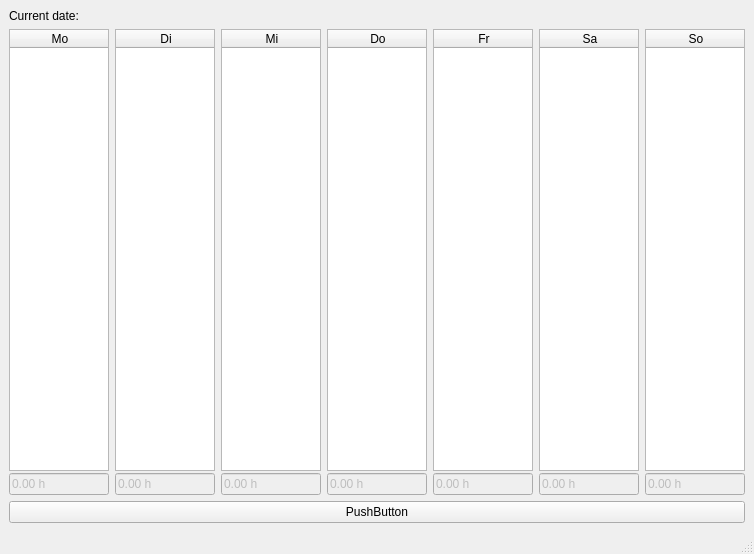
<?xml version="1.0" encoding="UTF-8"?>
<ui version="4.0">
 <class>MainWindow</class>
 <widget class="QMainWindow" name="MainWindow">
  <property name="geometry">
   <rect>
    <x>0</x>
    <y>0</y>
    <width>754</width>
    <height>554</height>
   </rect>
  </property>
  <property name="sizePolicy">
   <sizepolicy hsizetype="Fixed" vsizetype="Fixed">
    <horstretch>0</horstretch>
    <verstretch>0</verstretch>
   </sizepolicy>
  </property>
  <property name="windowTitle">
   <string>TimeStamp</string>
  </property>
  <widget class="QWidget" name="centralwidget">
   <layout class="QVBoxLayout" name="verticalLayout">
    <item>
     <widget class="QLabel" name="label">
      <property name="text">
       <string>Current date:</string>
      </property>
     </widget>
    </item>
    <item>
     <layout class="QGridLayout" name="gridLayout_2">
      <property name="verticalSpacing">
       <number>2</number>
      </property>
      <item row="1" column="3">
       <widget class="QLineEdit" name="lineEdit_Do">
        <property name="enabled">
         <bool>false</bool>
        </property>
        <property name="text">
         <string>0.00 h</string>
        </property>
        <property name="readOnly">
         <bool>true</bool>
        </property>
       </widget>
      </item>
      <item row="1" column="4">
       <widget class="QLineEdit" name="lineEdit_Fr">
        <property name="enabled">
         <bool>false</bool>
        </property>
        <property name="text">
         <string>0.00 h</string>
        </property>
        <property name="readOnly">
         <bool>true</bool>
        </property>
       </widget>
      </item>
      <item row="0" column="1">
       <widget class="QTableWidget" name="tableWidget_Di">
        <property name="enabled">
         <bool>true</bool>
        </property>
        <property name="editTriggers">
         <set>QAbstractItemView::NoEditTriggers</set>
        </property>
        <property name="selectionMode">
         <enum>QAbstractItemView::NoSelection</enum>
        </property>
        <property name="rowCount">
         <number>0</number>
        </property>
        <attribute name="verticalHeaderVisible">
         <bool>false</bool>
        </attribute>
        <column>
         <property name="text">
          <string>Di</string>
         </property>
        </column>
       </widget>
      </item>
      <item row="0" column="6">
       <widget class="QTableWidget" name="tableWidget_So">
        <property name="enabled">
         <bool>true</bool>
        </property>
        <property name="focusPolicy">
         <enum>Qt::StrongFocus</enum>
        </property>
        <property name="autoFillBackground">
         <bool>false</bool>
        </property>
        <property name="editTriggers">
         <set>QAbstractItemView::NoEditTriggers</set>
        </property>
        <property name="tabKeyNavigation">
         <bool>true</bool>
        </property>
        <property name="showDropIndicator" stdset="0">
         <bool>true</bool>
        </property>
        <property name="selectionMode">
         <enum>QAbstractItemView::NoSelection</enum>
        </property>
        <property name="rowCount">
         <number>0</number>
        </property>
        <attribute name="horizontalHeaderCascadingSectionResizes">
         <bool>false</bool>
        </attribute>
        <attribute name="horizontalHeaderShowSortIndicator" stdset="0">
         <bool>false</bool>
        </attribute>
        <attribute name="horizontalHeaderStretchLastSection">
         <bool>false</bool>
        </attribute>
        <attribute name="verticalHeaderVisible">
         <bool>false</bool>
        </attribute>
        <attribute name="verticalHeaderCascadingSectionResizes">
         <bool>false</bool>
        </attribute>
        <attribute name="verticalHeaderShowSortIndicator" stdset="0">
         <bool>false</bool>
        </attribute>
        <attribute name="verticalHeaderStretchLastSection">
         <bool>false</bool>
        </attribute>
        <column>
         <property name="text">
          <string>So</string>
         </property>
        </column>
       </widget>
      </item>
      <item row="1" column="0">
       <widget class="QLineEdit" name="lineEdit_Mo">
        <property name="enabled">
         <bool>false</bool>
        </property>
        <property name="text">
         <string>0.00 h</string>
        </property>
        <property name="readOnly">
         <bool>true</bool>
        </property>
       </widget>
      </item>
      <item row="1" column="2">
       <widget class="QLineEdit" name="lineEdit_Mi">
        <property name="enabled">
         <bool>false</bool>
        </property>
        <property name="text">
         <string>0.00 h</string>
        </property>
        <property name="readOnly">
         <bool>true</bool>
        </property>
       </widget>
      </item>
      <item row="0" column="5">
       <widget class="QTableWidget" name="tableWidget_Sa">
        <property name="enabled">
         <bool>true</bool>
        </property>
        <property name="editTriggers">
         <set>QAbstractItemView::NoEditTriggers</set>
        </property>
        <property name="selectionMode">
         <enum>QAbstractItemView::NoSelection</enum>
        </property>
        <property name="rowCount">
         <number>0</number>
        </property>
        <attribute name="verticalHeaderVisible">
         <bool>false</bool>
        </attribute>
        <column>
         <property name="text">
          <string>Sa</string>
         </property>
        </column>
       </widget>
      </item>
      <item row="1" column="1">
       <widget class="QLineEdit" name="lineEdit_Di">
        <property name="enabled">
         <bool>false</bool>
        </property>
        <property name="text">
         <string>0.00 h</string>
        </property>
        <property name="readOnly">
         <bool>true</bool>
        </property>
       </widget>
      </item>
      <item row="1" column="5">
       <widget class="QLineEdit" name="lineEdit_Sa">
        <property name="enabled">
         <bool>false</bool>
        </property>
        <property name="text">
         <string>0.00 h</string>
        </property>
        <property name="readOnly">
         <bool>true</bool>
        </property>
       </widget>
      </item>
      <item row="0" column="2">
       <widget class="QTableWidget" name="tableWidget_Mi">
        <property name="enabled">
         <bool>true</bool>
        </property>
        <property name="editTriggers">
         <set>QAbstractItemView::NoEditTriggers</set>
        </property>
        <property name="selectionMode">
         <enum>QAbstractItemView::NoSelection</enum>
        </property>
        <property name="rowCount">
         <number>0</number>
        </property>
        <attribute name="verticalHeaderVisible">
         <bool>false</bool>
        </attribute>
        <column>
         <property name="text">
          <string>Mi</string>
         </property>
        </column>
       </widget>
      </item>
      <item row="0" column="4">
       <widget class="QTableWidget" name="tableWidget_Fr">
        <property name="enabled">
         <bool>true</bool>
        </property>
        <property name="editTriggers">
         <set>QAbstractItemView::NoEditTriggers</set>
        </property>
        <property name="selectionMode">
         <enum>QAbstractItemView::NoSelection</enum>
        </property>
        <property name="rowCount">
         <number>0</number>
        </property>
        <attribute name="verticalHeaderVisible">
         <bool>false</bool>
        </attribute>
        <column>
         <property name="text">
          <string>Fr</string>
         </property>
        </column>
       </widget>
      </item>
      <item row="0" column="3">
       <widget class="QTableWidget" name="tableWidget_Do">
        <property name="enabled">
         <bool>true</bool>
        </property>
        <property name="editTriggers">
         <set>QAbstractItemView::NoEditTriggers</set>
        </property>
        <property name="selectionMode">
         <enum>QAbstractItemView::NoSelection</enum>
        </property>
        <property name="rowCount">
         <number>0</number>
        </property>
        <attribute name="verticalHeaderVisible">
         <bool>false</bool>
        </attribute>
        <column>
         <property name="text">
          <string>Do</string>
         </property>
        </column>
       </widget>
      </item>
      <item row="0" column="0">
       <widget class="QTableWidget" name="tableWidget_Mo">
        <property name="enabled">
         <bool>true</bool>
        </property>
        <property name="frameShape">
         <enum>QFrame::StyledPanel</enum>
        </property>
        <property name="sizeAdjustPolicy">
         <enum>QAbstractScrollArea::AdjustIgnored</enum>
        </property>
        <property name="editTriggers">
         <set>QAbstractItemView::NoEditTriggers</set>
        </property>
        <property name="selectionMode">
         <enum>QAbstractItemView::NoSelection</enum>
        </property>
        <property name="rowCount">
         <number>0</number>
        </property>
        <attribute name="verticalHeaderVisible">
         <bool>false</bool>
        </attribute>
        <column>
         <property name="text">
          <string>Mo</string>
         </property>
        </column>
       </widget>
      </item>
      <item row="1" column="6">
       <widget class="QLineEdit" name="lineEdit_So">
        <property name="enabled">
         <bool>false</bool>
        </property>
        <property name="text">
         <string>0.00 h</string>
        </property>
        <property name="readOnly">
         <bool>true</bool>
        </property>
       </widget>
      </item>
     </layout>
    </item>
    <item>
     <widget class="QPushButton" name="pushButton">
      <property name="text">
       <string>PushButton</string>
      </property>
     </widget>
    </item>
   </layout>
  </widget>
  <widget class="QMenuBar" name="menubar">
   <property name="geometry">
    <rect>
     <x>0</x>
     <y>0</y>
     <width>754</width>
     <height>21</height>
    </rect>
   </property>
  </widget>
  <widget class="QStatusBar" name="statusbar"/>
 </widget>
 <resources/>
 <connections/>
</ui>
